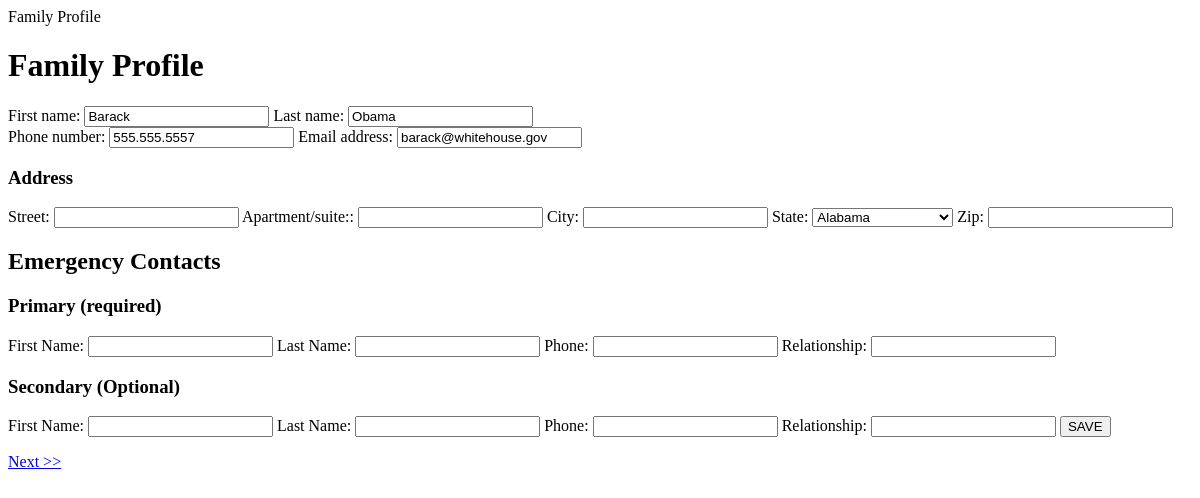
The app's page / (signed in), older data.
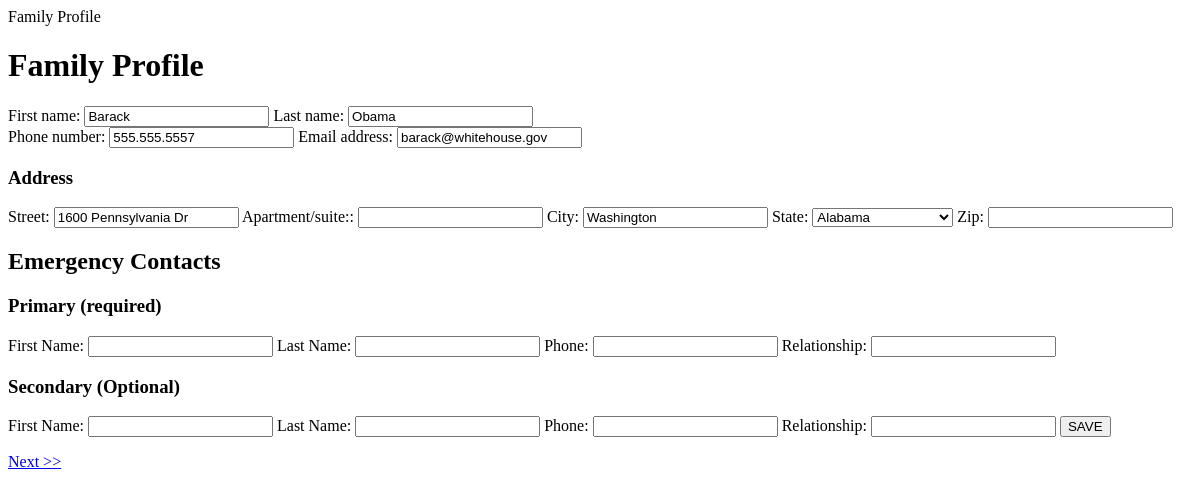
The same page, newer data.
### my_app/models.py (models this page shows, shortened)
class Family(models.Model):
    user = models.OneToOneField(User)
    phone = models.CharField(max_length=15)  # will create validation later
    street_address = models.CharField(max_length=50, default="")
    apt_no = models.CharField(max_length=15, default="")
    city = models.CharField(max_length=50, default="")
    state = models.CharField(max_length=2, default="WA")
    zip_code = models.CharField(max_length=5, default="")
    ec_1_first = models.CharField(max_length=50, default="")
    ec_1_last = models.CharField(max_length=50, default="")
    ec_1_phone = models.CharField(max_length=50, default="")
    ec_1_relation = models.CharField(max_length=50, default="")
    ec_2_first = models.CharField(max_length=50, default="")
    ec_2_last = models.CharField(max_length=50, default="")
    ec_2_phone = models.CharField(max_length=50, default="")
    ec_2_relation = models.CharField(max_length=50, default="")
    total_owed = models.DecimalField(max_digits=20, decimal_places=4, default=0)
    total_paid = models.DecimalField(max_digits=20, decimal_places=4, default=0)

### my_app/views.py (the view, shortened to what this page needs)
# urls.py: url(r'^$', views.index, name='index'),
@login_required(login_url='/login_needed/')
def index(request):
    family = get_object_or_404(Family, user=request.user)
    return render(request, 'seabeck_draft/index.html', {'family': family})

### my_app/templates/seabeck_draft/index.html (shortened to what this page needs)
{% load staticfiles %}
{% block content %}
    <form method="post">
        <h1>Family Profile</h1>
        First name: <input value="{{ family.user.first_name }}" name="first_name" type="text">
        Last name: <input value="{{ family.user.last_name }}" name="last_name" type="text">
        <br>
        Phone number: <input value="{{ family.phone }}" name="phone" type="text">
        Email address: <input value="{{ family.user.email }}" name="email" type="text">
        <br>
        <h3>Address</h3>
        Street: <input value="{{ family.street_address }}" name="street_address" type="text">
        Apartment/suite:: <input value="{{ family.apt_no }}" name="apt_no" type="text">
        City: <input value="{{ family.city }}" name="city" type="text">
        State: <select value="{{ family.state }}" name="state">
            <option value="AL">Alabama</option>
        </select>
        Zip: <input value="{{ family.zip_code }}" name="zip_code" type="text">
        <br>
        <h2>Emergency Contacts</h2>
        <h3>Primary (required)</h3>
        First Name: <input value="{{ family.ec_1_first }}" name="ec_1_first" type="text">
        Last Name: <input value="{{ family.ec_1_last }}" name="ec_1_last" type="text">
        Phone: <input value="{{ family.ec_1_phone }}" name="ec_1_phone" type="text">
        Relationship: <input value="{{ family.ec_1_relation }}" name="ec_1_relation" type="text">
        <br>
        <h3>Secondary (Optional)</h3>
        First Name: <input value="{{ family.ec_2_first }}" name="ec_2_first" type="text">
        Last Name: <input value="{{ family.ec_2_last }}" name="ec_2_last" type="text">
        Phone: <input value="{{ family.ec_2_phone }}" name="ec_2_phone" type="text">
        Relationship: <input value="{{ family.ec_2_relation }}" name="ec_2_relation" type="text">
        <input type="submit" value="SAVE"/>
    </form>
    <a href="/detail/">Next >></a>
{% endblock %}

Row changes from the older to the newer data that the page shows:
changed Family "Alabama": street_address (not shown) → "1600 Pennsylvania Dr"; city (not shown) → "Washington"
